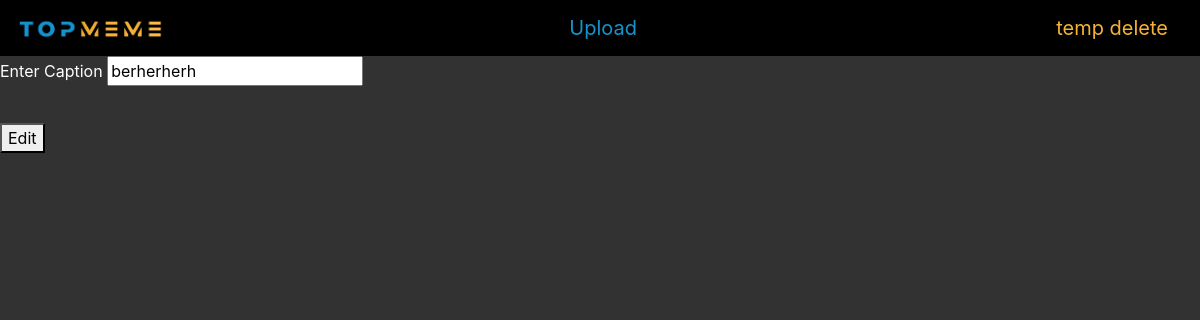
The page /edit.php?editPost=1 on the database as committed earlier.
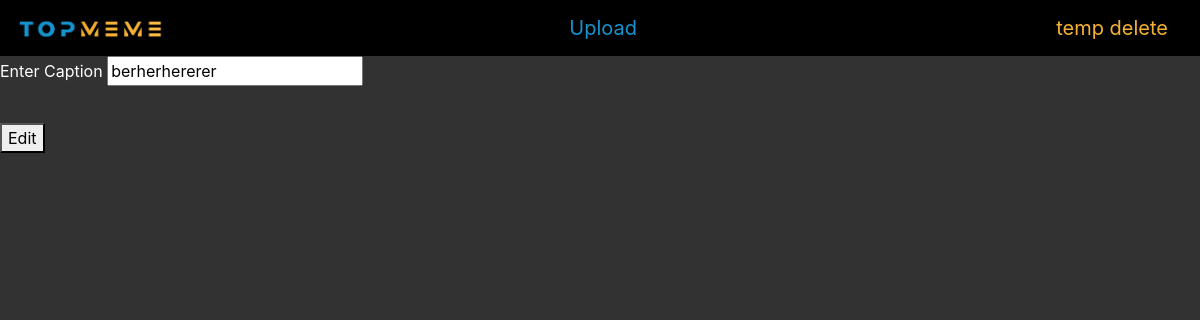
The same page on the database as committed later.
### tables this page shows
CREATE TABLE posts
(
	id integer not null
		constraint posts_pk
			primary key autoincrement
, caption varchar, img varchar);

### db.php (called while the page is built, shortened)
<?php
function connect(){
    try{
        $dsn = "sqlite:".__DIR__."/db.sqlite";
        $db = new PDO($dsn);
        $db->setAttribute(PDO::ATTR_ERRMODE,PDO::ERRMODE_EXCEPTION);
        $db->setAttribute(PDO::ATTR_DEFAULT_FETCH_MODE, PDO::FETCH_ASSOC);
        return $db;
    } catch (PDOException $e){
        echo $e->errorInfo;
        exit();
    }
}
function runQuery($query){
    $db = connect();
    $stmt = $db->prepare($query);
    $stmt->execute();
    $result = $stmt->fetchAll();
    return $result;
}
function getPost($id)
{
    $query = "SELECT * FROM posts WHERE id='$id'";
    $success = runQuery($query);
    return $success;
}

### edit.php (the view, shortened to what this page needs)
<?php
require "db.php";
$post = getPost($_GET["editPost"]);
?>
<!doctype html>
<html lang="en">
<head>
    <link rel="stylesheet" href="main.css">
    <link rel="stylesheet" href="https://stackpath.bootstrapcdn.com/bootstrap/4.4.1/css/bootstrap.min.css">
</head>
<body>
<nav class="navbar navbar-light bg-black">
    <a href="home"><img src="./Assets/topMeme-logo.jpg" width="150" height="28" class="d-inline-block align-top" alt="site-logo"></a>
    <a class="navbar-brand" id ="nav-text" href="newPost">Upload</a>
    <a class="navbar-brand" id ="nav-text-2" href="delete">temp delete</a>
</nav>
<form action="update.php?updatePost=<?= $_GET['editPost'] ?>" method="post" enctype="multipart/form-data">
    <div class="form-group">
        <label for="caption"><p>Enter Caption</p></label>
        <input type="text" name="caption" id="caption" value="<?= $post[0]['caption'] ?>">
    </div>
    <button id="submit-btn" type="submit">Edit</button>
</form>
</body>
</html>

Rows that differ between the two databases and show on the page:
changed posts: caption "berherherh" → "berherhererer"
